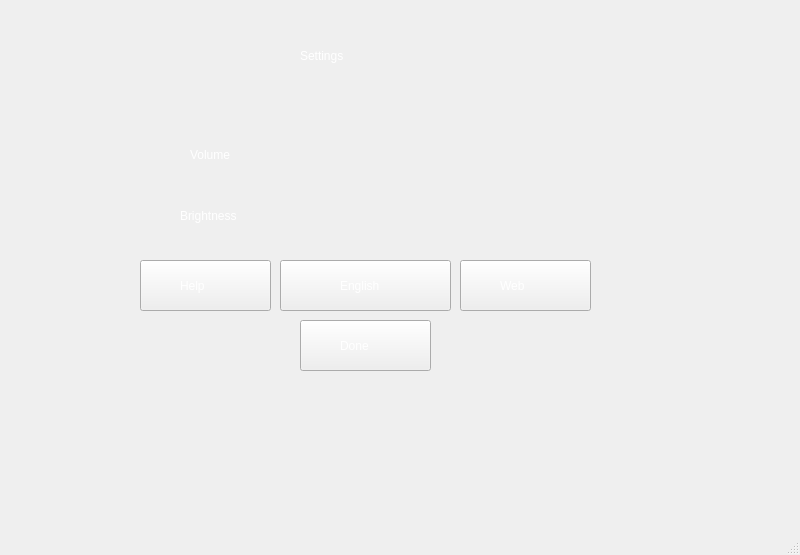
<?xml version="1.0" encoding="UTF-8"?>
<ui version="4.0">
 <class>settingpage</class>
 <widget class="QMainWindow" name="settingpage">
  <property name="geometry">
   <rect>
    <x>0</x>
    <y>0</y>
    <width>800</width>
    <height>555</height>
   </rect>
  </property>
  <property name="windowTitle">
   <string>MainWindow</string>
  </property>
  <widget class="QWidget" name="centralwidget">
   <widget class="QPushButton" name="Web">
    <property name="geometry">
     <rect>
      <x>460</x>
      <y>260</y>
      <width>131</width>
      <height>51</height>
     </rect>
    </property>
    <property name="styleSheet">
     <string notr="true">border-image: url(:/picture/Settingpage/dialogbutton.png);</string>
    </property>
    <property name="text">
     <string/>
    </property>
   </widget>
   <widget class="QPushButton" name="Help">
    <property name="geometry">
     <rect>
      <x>140</x>
      <y>260</y>
      <width>131</width>
      <height>51</height>
     </rect>
    </property>
    <property name="styleSheet">
     <string notr="true">border-image: url(:/picture/Settingpage/dialogbutton.png);</string>
    </property>
    <property name="text">
     <string/>
    </property>
   </widget>
   <widget class="QPushButton" name="Done">
    <property name="geometry">
     <rect>
      <x>300</x>
      <y>320</y>
      <width>131</width>
      <height>51</height>
     </rect>
    </property>
    <property name="styleSheet">
     <string notr="true">border-image: url(:/picture/Settingpage/dialogbutton.png);</string>
    </property>
    <property name="text">
     <string/>
    </property>
   </widget>
   <widget class="QLabel" name="label_3">
    <property name="geometry">
     <rect>
      <x>160</x>
      <y>140</y>
      <width>131</width>
      <height>31</height>
     </rect>
    </property>
    <property name="styleSheet">
     <string notr="true">background-image: url(:/picture/Settingpage/slider-track-2.png);</string>
    </property>
    <property name="text">
     <string/>
    </property>
   </widget>
   <widget class="QLabel" name="label_4">
    <property name="geometry">
     <rect>
      <x>160</x>
      <y>200</y>
      <width>131</width>
      <height>31</height>
     </rect>
    </property>
    <property name="styleSheet">
     <string notr="true">background-image: url(:/picture/Settingpage/slider-track-2.png);</string>
    </property>
    <property name="text">
     <string/>
    </property>
   </widget>
   <widget class="QLabel" name="label_help">
    <property name="geometry">
     <rect>
      <x>180</x>
      <y>270</y>
      <width>61</width>
      <height>31</height>
     </rect>
    </property>
    <property name="styleSheet">
     <string notr="true">font: 12pt &quot;Elephant&quot;;
color: rgb(255, 255, 255);</string>
    </property>
    <property name="text">
     <string>Help</string>
    </property>
   </widget>
   <widget class="QLabel" name="label_web">
    <property name="geometry">
     <rect>
      <x>500</x>
      <y>270</y>
      <width>61</width>
      <height>31</height>
     </rect>
    </property>
    <property name="styleSheet">
     <string notr="true">font: 12pt &quot;Elephant&quot;;
color: rgb(255, 255, 255);</string>
    </property>
    <property name="text">
     <string>Web</string>
    </property>
   </widget>
   <widget class="QLabel" name="label_done">
    <property name="geometry">
     <rect>
      <x>340</x>
      <y>330</y>
      <width>61</width>
      <height>31</height>
     </rect>
    </property>
    <property name="styleSheet">
     <string notr="true">font: 12pt &quot;Elephant&quot;;
color: rgb(255, 255, 255);</string>
    </property>
    <property name="text">
     <string>Done</string>
    </property>
    <property name="textInteractionFlags">
     <set>Qt::LinksAccessibleByMouse</set>
    </property>
   </widget>
   <widget class="QLabel" name="label">
    <property name="geometry">
     <rect>
      <x>210</x>
      <y>20</y>
      <width>271</width>
      <height>81</height>
     </rect>
    </property>
    <property name="styleSheet">
     <string notr="true">background-image: url(:/picture/Settingpage/dialogtitle.png);</string>
    </property>
    <property name="text">
     <string/>
    </property>
   </widget>
   <widget class="QLabel" name="label_settings">
    <property name="geometry">
     <rect>
      <x>300</x>
      <y>30</y>
      <width>121</width>
      <height>51</height>
     </rect>
    </property>
    <property name="styleSheet">
     <string notr="true">font: 18pt &quot;Broadway&quot;;
color: rgb(255, 255, 255);</string>
    </property>
    <property name="text">
     <string>Settings</string>
    </property>
   </widget>
   <widget class="QLabel" name="label_volume">
    <property name="geometry">
     <rect>
      <x>190</x>
      <y>139</y>
      <width>71</width>
      <height>31</height>
     </rect>
    </property>
    <property name="styleSheet">
     <string notr="true">font: 12pt &quot;Elephant&quot;;
color: rgb(255, 255, 255);</string>
    </property>
    <property name="text">
     <string>Volume</string>
    </property>
   </widget>
   <widget class="QLabel" name="label_Bright">
    <property name="geometry">
     <rect>
      <x>180</x>
      <y>200</y>
      <width>101</width>
      <height>31</height>
     </rect>
    </property>
    <property name="styleSheet">
     <string notr="true">font: 12pt &quot;Elephant&quot;;
color: rgb(255, 255, 255);</string>
    </property>
    <property name="text">
     <string>Brightness</string>
    </property>
   </widget>
   <widget class="QPushButton" name="LangB">
    <property name="geometry">
     <rect>
      <x>280</x>
      <y>260</y>
      <width>171</width>
      <height>51</height>
     </rect>
    </property>
    <property name="styleSheet">
     <string notr="true">border-image: url(:/picture/Settingpage/Toggle_1.png);</string>
    </property>
    <property name="text">
     <string/>
    </property>
   </widget>
   <widget class="QLabel" name="LangL">
    <property name="geometry">
     <rect>
      <x>340</x>
      <y>270</y>
      <width>91</width>
      <height>31</height>
     </rect>
    </property>
    <property name="styleSheet">
     <string notr="true">font: 12pt &quot;Elephant&quot;;
color: rgb(255, 255, 255);</string>
    </property>
    <property name="text">
     <string>English</string>
    </property>
   </widget>
  </widget>
  <widget class="QMenuBar" name="menubar">
   <property name="geometry">
    <rect>
     <x>0</x>
     <y>0</y>
     <width>800</width>
     <height>23</height>
    </rect>
   </property>
  </widget>
  <widget class="QStatusBar" name="statusbar"/>
 </widget>
 <resources/>
 <connections/>
</ui>
